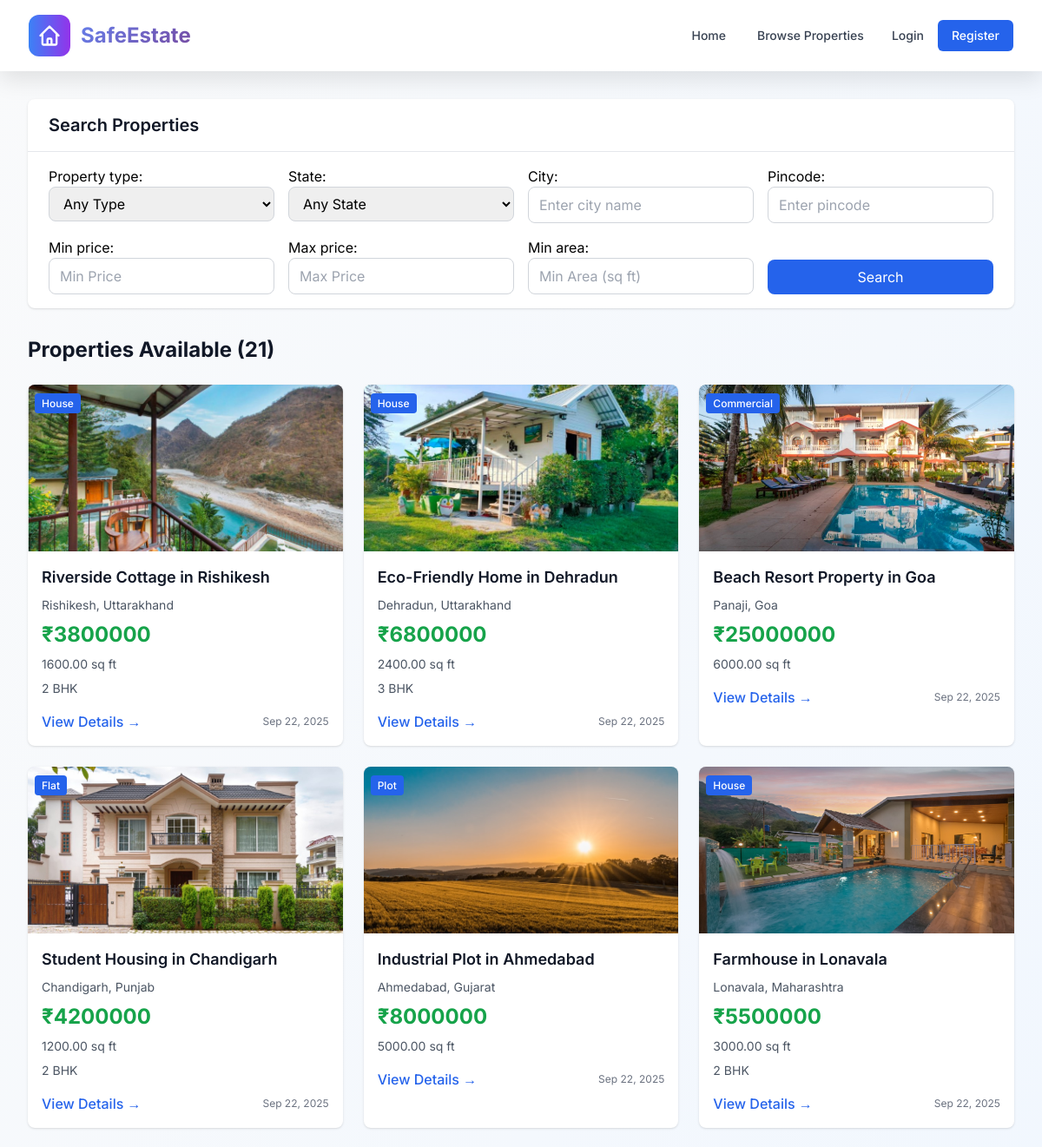
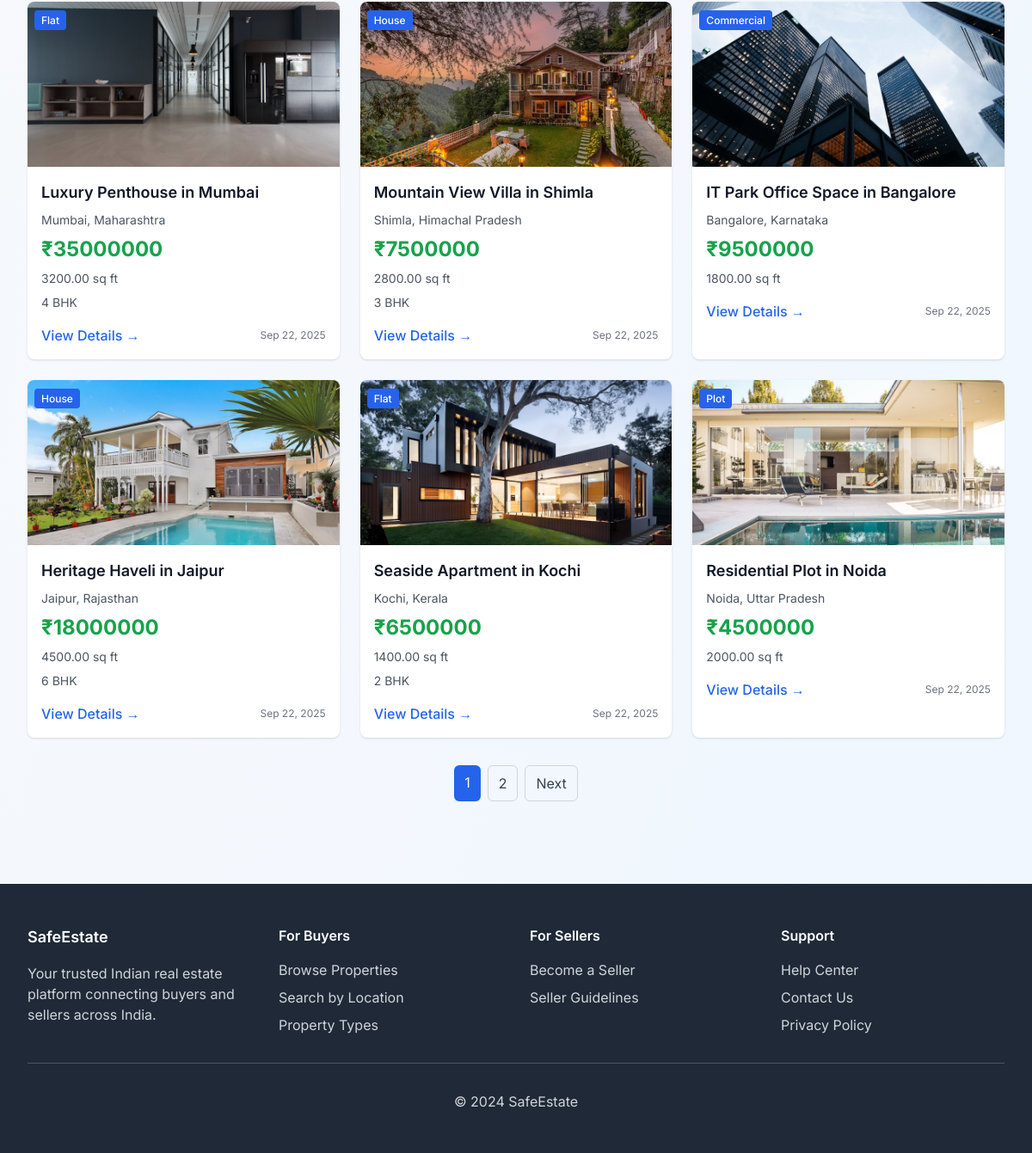
Page /properties/ on the committed database (2 pictures, top to bottom).
### properties/models.py (models this page shows, shortened)
class Property(models.Model):
    PROPERTY_TYPES = [
        ('plot', 'Plot'),
        ('flat', 'Flat'),
        ('house', 'House'),
        ('commercial', 'Commercial'),
    ]
    STATUS_CHOICES = [
        ('available', 'Available'),
        ('sold', 'Sold'),
        ('pending', 'Pending'),
    ]
    title = models.CharField(max_length=200)
    description = models.TextField()
    price = models.DecimalField(max_digits=12, decimal_places=2)
    property_type = models.CharField(max_length=20, choices=PROPERTY_TYPES)
    state = models.CharField(max_length=50, choices=INDIAN_STATES)
    city = models.CharField(max_length=100)
    pincode = models.CharField(max_length=6)
    address = models.TextField()
    latitude = models.DecimalField(max_digits=9, decimal_places=6, null=True, blank=True)
    longitude = models.DecimalField(max_digits=9, decimal_places=6, null=True, blank=True)
    area = models.DecimalField(max_digits=10, decimal_places=2, help_text='Area in square feet')
    bedrooms = models.IntegerField(null=True, blank=True)
    bathrooms = models.IntegerField(null=True, blank=True)
    seller = models.ForeignKey(User, on_delete=models.CASCADE, related_name='properties')
    status = models.CharField(max_length=20, choices=STATUS_CHOICES, default='available')
    date_created = models.DateTimeField(auto_now_add=True)
    date_updated = models.DateTimeField(auto_now=True)
    class Meta:
        verbose_name_plural = 'Properties'
        ordering = ['-date_created']

class PropertyImage(models.Model):
    property = models.ForeignKey(Property, on_delete=models.CASCADE, related_name='images')
    image = models.ImageField(upload_to='properties/')
    caption = models.CharField(max_length=200, blank=True)
    is_primary = models.BooleanField(default=False)
    date_uploaded = models.DateTimeField(auto_now_add=True)
    class Meta:
        ordering = ['-is_primary', 'date_uploaded']

### properties/views.py (the view, shortened to what this page needs)
# urls.py: path('', views.property_list, name='property_list'),
def property_list(request):
    properties = Property.objects.filter(status='available').order_by('-date_created')
    search_form = PropertySearchForm()
    paginator = Paginator(properties, 12)  # Show 12 properties per page
    page_number = request.GET.get('page')
    page_obj = paginator.get_page(page_number)
    context = {
        'page_obj': page_obj,
        'search_form': search_form,
        'total_properties': properties.count(),
    }
    return render(request, 'properties/property_list.html', context)

### templates/properties/property_list.html (shortened to what this page needs)
{% extends 'base/base.html' %}
{% block content %}
<div class="max-w-7xl mx-auto px-4 sm:px-6 lg:px-8 py-8">
    <div class="bg-white shadow rounded-lg mb-8">
        <div class="px-6 py-4 border-b border-gray-200">
            <h2 class="text-xl font-semibold text-gray-900">Search Properties</h2>
        </div>
        <div class="px-6 py-4">
            <form method="get" class="grid grid-cols-1 md:grid-cols-4 gap-4">
                <div>
                    {{ search_form.property_type.label_tag }}
                    {{ search_form.property_type }}
                </div>
                <div>
                    {{ search_form.state.label_tag }}
                    {{ search_form.state }}
                </div>
                <div>
                    {{ search_form.city.label_tag }}
                    {{ search_form.city }}
                </div>
                <div>
                    {{ search_form.pincode.label_tag }}
                    {{ search_form.pincode }}
                </div>
                <div>
                    {{ search_form.min_price.label_tag }}
                    {{ search_form.min_price }}
                </div>
                <div>
                    {{ search_form.max_price.label_tag }}
                    {{ search_form.max_price }}
                </div>
                <div>
                    {{ search_form.min_area.label_tag }}
                    {{ search_form.min_area }}
                </div>
                <div class="flex items-end">
                    <button type="submit" class="w-full bg-blue-600 text-white px-4 py-2 rounded-lg hover:bg-blue-700">
                        Search
                    </button>
                </div>
            </form>
        </div>
    </div>
    <div class="flex justify-between items-center mb-6">
        <h1 class="text-2xl font-bold text-gray-900">
            Properties Available ({{ total_properties }})
        </h1>
    </div>
    {% if page_obj %}
        <div class="grid grid-cols-1 md:grid-cols-2 lg:grid-cols-3 gap-6">
            {% for property in page_obj %}
                <div class="bg-white shadow rounded-lg overflow-hidden hover:shadow-lg transition-shadow">
                    <div class="h-48 bg-gray-200 relative">
                        {% if property.images.first %}
                            <img src="{{ property.images.first.image.url }}"
                                 alt="{{ property.title }}"
                                 class="w-full h-full object-cover transition-transform duration-300 hover:scale-105"
                                 loading="lazy"
                                 onerror="this.style.display='none'; this.nextElementSibling.style.display='flex';">
                        {% endif %}
                        <div class="absolute top-2 left-2">
                            <span class="bg-blue-600 text-white px-2 py-1 rounded text-xs font-medium">
                                {{ property.get_property_type_display }}
                            </span>
                        </div>
                    </div>
                    <div class="p-4">
                        <h3 class="text-lg font-semibold text-gray-900 mb-2">{{ property.title }}</h3>
                        <p class="text-gray-600 text-sm mb-2">{{ property.city }}, {{ property.get_state_display }}</p>
                        <p class="text-2xl font-bold text-green-600 mb-2">₹{{ property.price|floatformat:0 }}</p>
                        <p class="text-sm text-gray-600 mb-2">{{ property.area }} sq ft</p>
                        {% if property.bedrooms %}
                            <p class="text-sm text-gray-600">{{ property.bedrooms }} BHK</p>
                        {% endif %}
                        <div class="mt-4 flex justify-between items-center">
                            <a href="{% url 'properties:property_detail' property.pk %}" class="text-blue-600 hover:text-blue-800 font-medium">
                                View Details →
                            </a>
                            <span class="text-xs text-gray-500">{{ property.date_created|date:"M d, Y" }}</span>
                        </div>
                    </div>
                </div>
            {% endfor %}
        </div>
        {% if page_obj.has_other_pages %}
            <div class="mt-8 flex justify-center">
                <div class="flex space-x-2">
                    {% for page_num in page_obj.paginator.page_range %}
                        {% if page_num == page_obj.number %}
                            <span class="px-3 py-2 bg-blue-600 text-white rounded-md">{{ page_num }}</span>
                        {% else %}
                            <a href="?page={{ page_num }}" class="px-3 py-2 border border-gray-300 rounded-md text-gray-700 hover:bg-gray-50">
                                {{ page_num }}
                            </a>
                        {% endif %}
                    {% endfor %}
                    {% if page_obj.has_next %}
                        <a href="?page={{ page_obj.next_page_number }}" class="px-3 py-2 border border-gray-300 rounded-md text-gray-700 hover:bg-gray-50">
                            Next
                        </a>
                    {% endif %}
                </div>
            </div>
        {% endif %}
    {% endif %}
</div>
{% endblock %}

### templates/base/base.html (style rules this page uses)
* { font-family: 'Inter', sans-serif; }

### rows in the picture
Property: images.first.image (picture), property_type "House", title "Riverside Cottage in Rishikesh", city "Rishikesh", state "Uttarakhand", price "3800000", area "1600.00", bedrooms "2", date_created "Sep 22, 2025"
Property: images.first.image (picture), property_type "House", title "Eco-Friendly Home in Dehradun", city "Dehradun", state "Uttarakhand", price "6800000", area "2400.00", bedrooms "3", date_created "Sep 22, 2025"
Property: images.first.image (picture), property_type "Commercial", title "Beach Resort Property in Goa", city "Panaji", state "Goa", price "25000000", area "6000.00", date_created "Sep 22, 2025"
Property: images.first.image (picture), property_type "Flat", title "Student Housing in Chandigarh", city "Chandigarh", state "Punjab", price "4200000", area "1200.00", bedrooms "2", date_created "Sep 22, 2025"
Property: images.first.image (picture), property_type "Plot", title "Industrial Plot in Ahmedabad", city "Ahmedabad", state "Gujarat", price "8000000", area "5000.00", date_created "Sep 22, 2025"
Property: images.first.image (picture), property_type "House", title "Farmhouse in Lonavala", city "Lonavala", state "Maharashtra", price "5500000", area "3000.00", bedrooms "2", date_created "Sep 22, 2025"
Property: images.first.image (picture), property_type "Flat", title "Luxury Penthouse in Mumbai", city "Mumbai", state "Maharashtra", price "35000000", area "3200.00", bedrooms "4", date_created "Sep 22, 2025"
Property: images.first.image (picture), property_type "House", title "Mountain View Villa in Shimla", city "Shimla", state "Himachal Pradesh", price "7500000", area "2800.00", bedrooms "3", date_created "Sep 22, 2025"
Property: images.first.image (picture), property_type "Commercial", title "IT Park Office Space in Bangalore", city "Bangalore", state "Karnataka", price "9500000", area "1800.00", date_created "Sep 22, 2025"
Property: images.first.image (picture), property_type "House", title "Heritage Haveli in Jaipur", city "Jaipur", state "Rajasthan", price "18000000", area "4500.00", bedrooms "6", date_created "Sep 22, 2025"
Property: images.first.image (picture), property_type "Flat", title "Seaside Apartment in Kochi", city "Kochi", state "Kerala", price "6500000", area "1400.00", bedrooms "2", date_created "Sep 22, 2025"
Property: images.first.image (picture), property_type "Plot", title "Residential Plot in Noida", city "Noida", state "Uttar Pradesh", price "4500000", area "2000.00", date_created "Sep 22, 2025"

### other values in the picture
{{ search_form.property_type.label_tag }} "Property type:"
{{ search_form.state.label_tag }} "State:"
{{ search_form.city.label_tag }} "City:"
{{ search_form.pincode.label_tag }} "Pincode:"
{{ search_form.min_price.label_tag }} "Min price:"
{{ search_form.max_price.label_tag }} "Max price:"
{{ search_form.min_area.label_tag }} "Min area:"
{{ total_properties }} "21"
{{ page_num }} "1"
{{ page_num }} "2"
